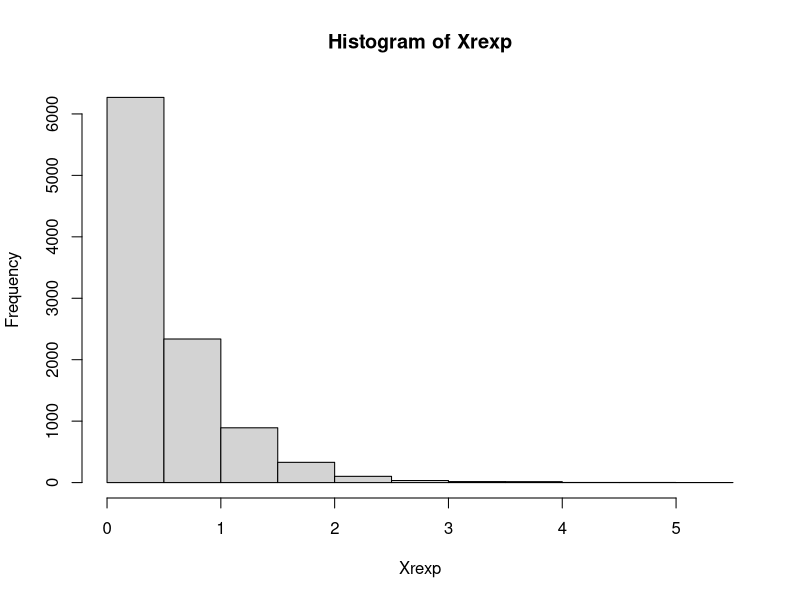
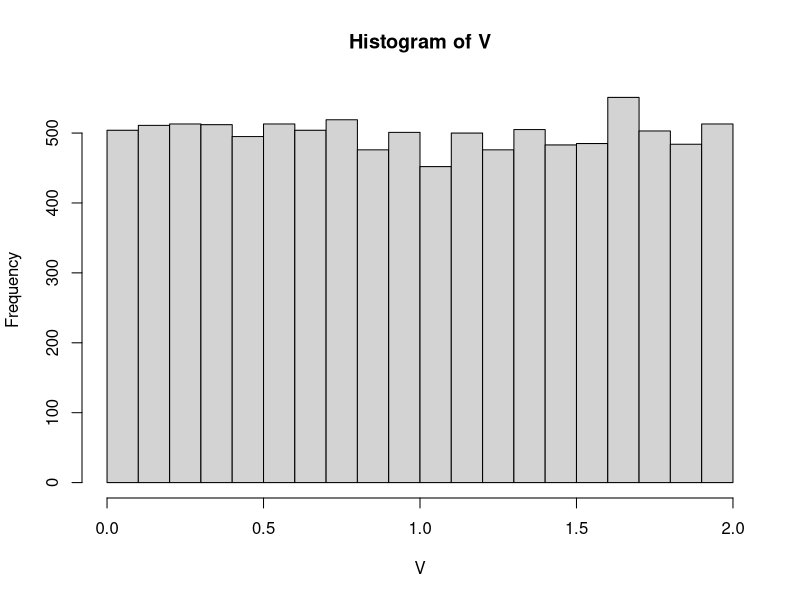
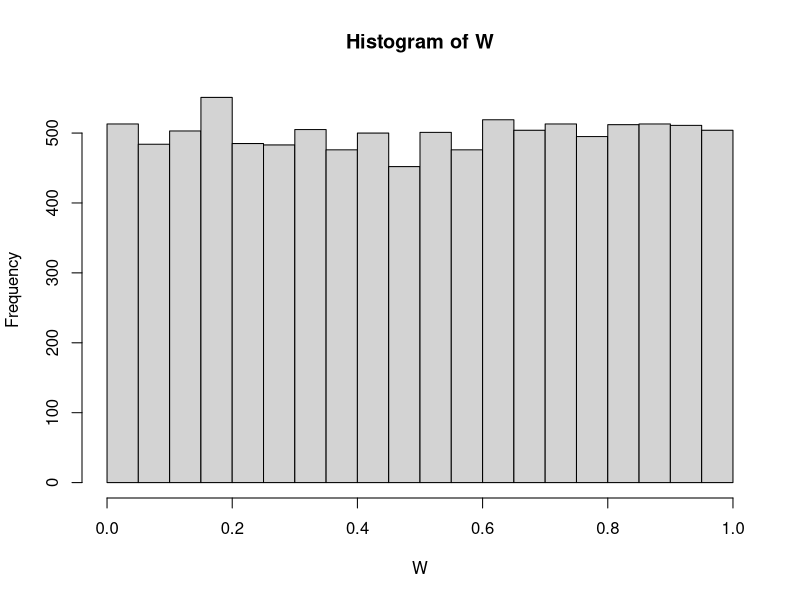
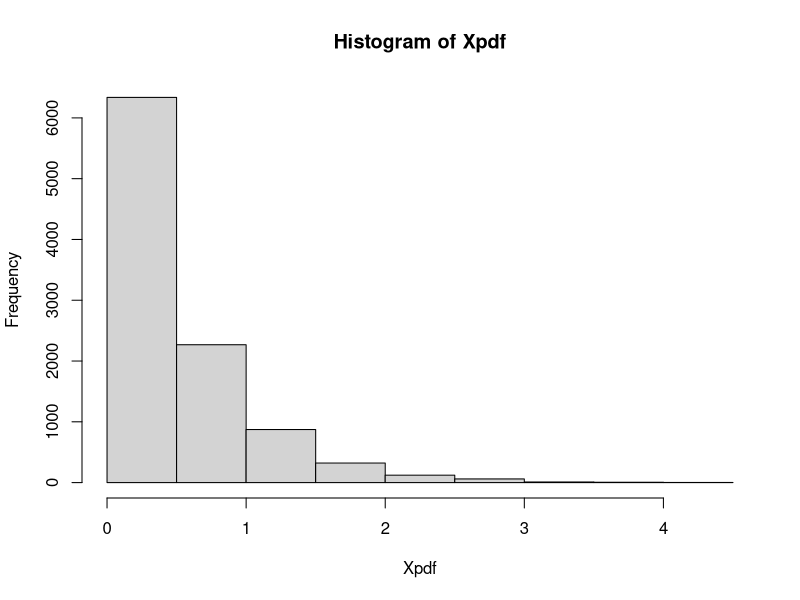
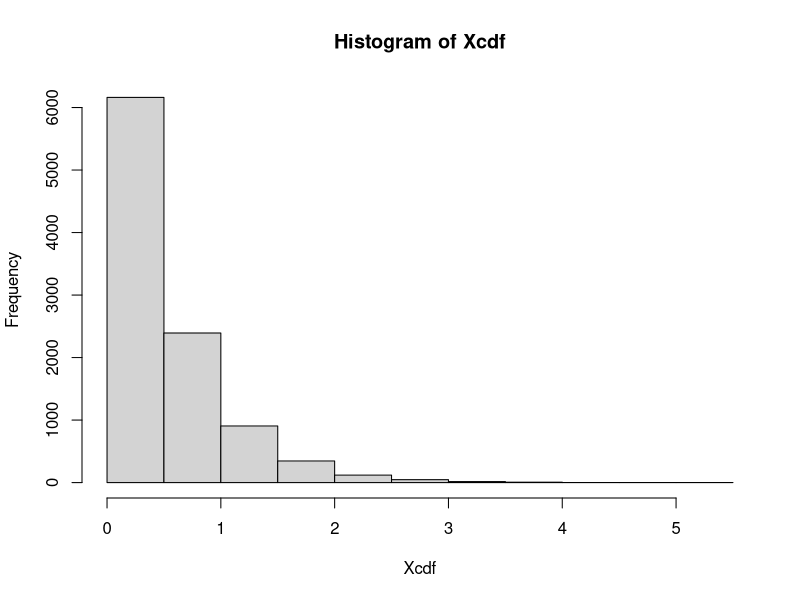

Write the R code that produced these figures, in order.
## ---- chunk 1
knitr::opts_chunk$set(echo = TRUE)
## ---- chunk 2
Xrexp = rexp(10000,2) #use rexp function to generate
hist(Xrexp)
V = 2*exp(-2*Xrexp)
hist(V) #plot shows not U(0,1). It is U(0,2) for this case
W = 1-exp(-2*Xrexp)
hist(W) #plot shows close to U(0,1)
# If we know V is U(0,2), we may try to use the pdf relation
V = runif(10000,0,2)
Xpdf = -0.5*log(0.5*V)
hist(Xpdf)
# However we don't know V in general. So we use W~U(0,1) and cdf
W = runif(10000,0,1)
Xcdf = -0.5*log(1-W)
hist(Xcdf)
